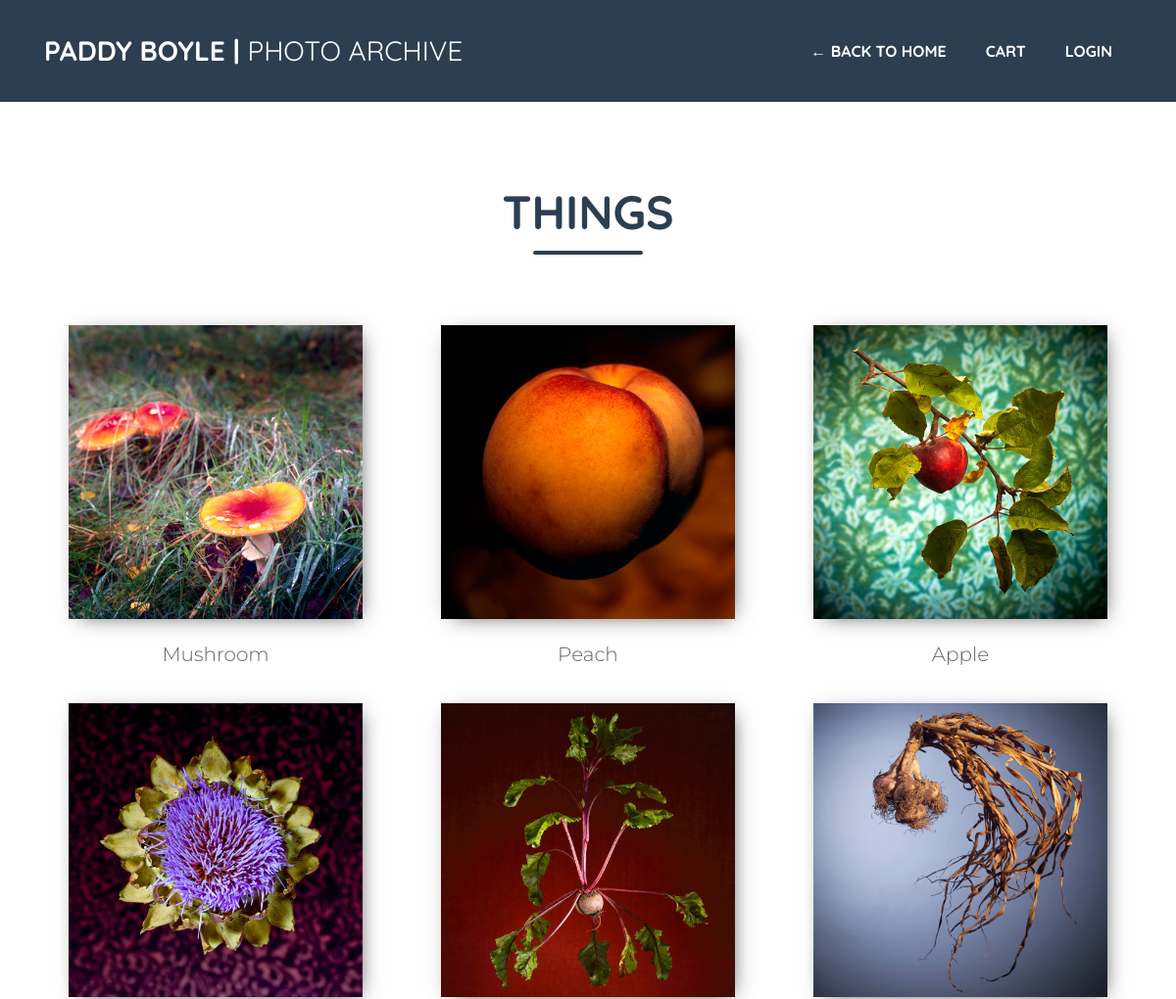
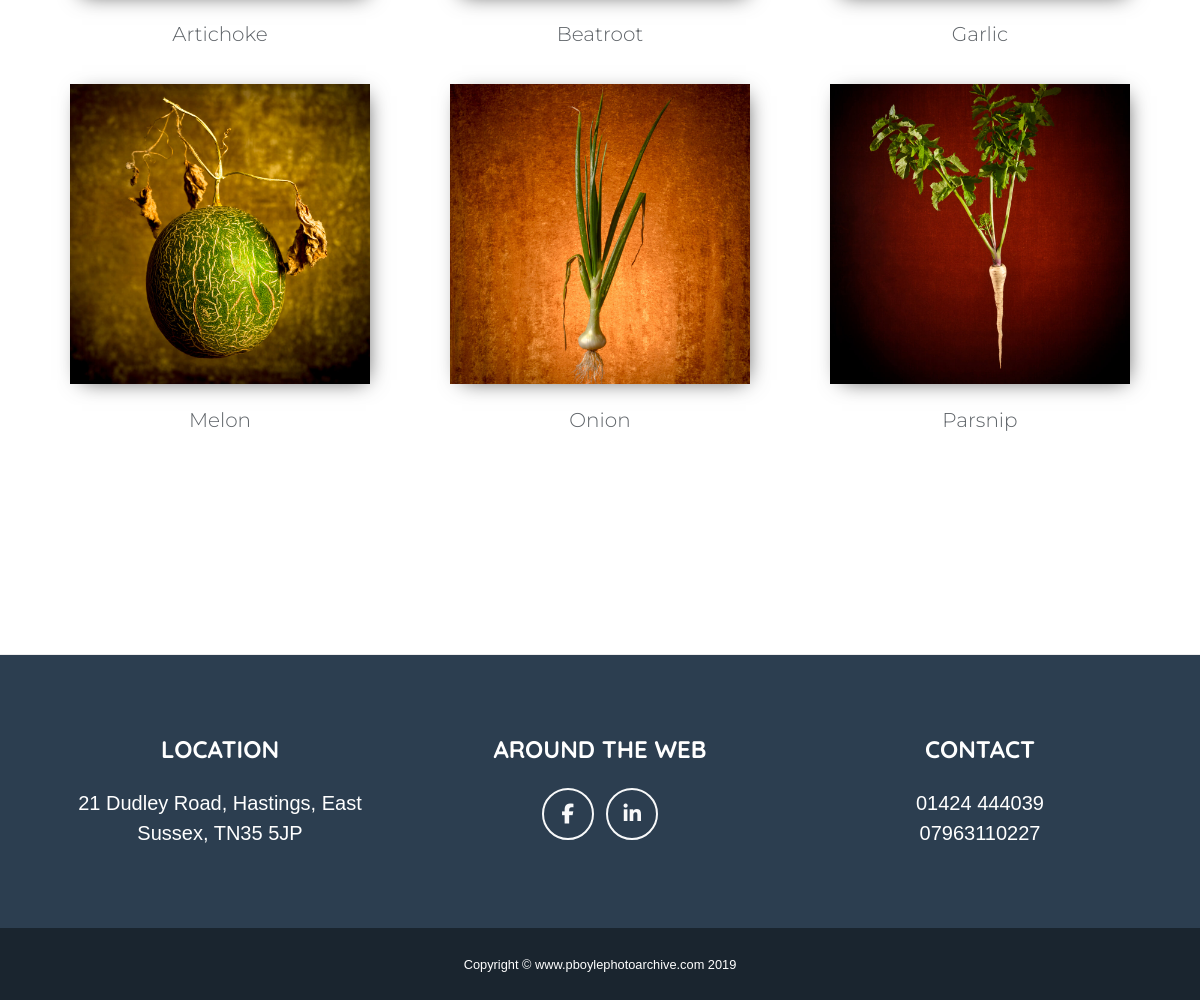
The app's page /category_003/ with its own data (2 pictures, top to bottom).
### category_003/models.py (models this page shows, shortened)
class Category_003(models.Model):
    name = models.CharField(max_length=254, default='')
    image = models.ImageField(upload_to='images')
    url = models.URLField(max_length=250)

### category_003/views.py (the view)
def all_images_003(request):
    images = Category_003.objects.all()
    return render(request, "app_001/catagory_003.html", {"category_003": images})

### cart/contexts.py (called while the page is built)
def cart_contents(request):
    cart = request.session.get('cart', {})
    cart_items = []
    total = 0
    product_count = 0
    for id, quantity in cart.items():
        product = get_object_or_404(Product, pk=id)
        total += quantity * product.price
        product_count += quantity
        cart_items.append({'id': id, 'quantity': quantity, 'product': product})
    return {'cart_items': cart_items, 'total': total, 'product_count': product_count}

### templates/app_001/catagory_003.html
{% extends 'app_001/base_003.html' %}
{% block body_block %}
    <section class="page-section about" id="architecture">
        <div class="container">
            <h2
                class="cat-heading page-section-heading text-center text-uppercase text-secondary mb-0">Things</h2>
            <div class="divider-custom">
                <div class="divider-custom-line"></div>
            </div><br><br>
            <div class="row">
                {% for images in category_003 %}
                    <figure class="col-xs-12 col-sm-12 col-md-6 col-lg-4 col-xl-4">
                        <div id="wrapper-002">
                            <a href="{{images.url}}">
                                <div
                                    class="product"
                                    style="background-image: url('{{ MEDIA_URL }}{{ images.image }}')"></div>
                            </a>
                            <br>
                            <h3 class="text-002 lead">{{images.name}}</h3>
                        </div>
                    </figure>
                {% endfor %}
            </div>
            <br><br>
        </div>
    </section>
{% endblock %}

### static/css/custom.css (style rules this page uses)
body { font-family: Arial; padding-top: 100px; }
.product { background-size: contain; background-position: center center; background-repeat: no-repeat; width: 300px; height: 300px; margin: 0 auto; -webkit-box-shadow: 4px 4px 21px -8px rgba(0,0,0,0.75); -moz-box-shadow: 4px 4px 21px -8px rgba(0,0,0,0.75); box-shadow: 4px 4px 21px -8px rgba(0,0,0,0.75); }

### records on screen
Category_003: image (picture), name "Mushroom"
Category_003: image (picture), name "Peach"
Category_003: image (picture), name "Apple"
Category_003: image (picture), name "Artichoke"
Category_003: image (picture), name "Beatroot"
Category_003: image (picture), name "Garlic"
Category_003: image (picture), name "Melon"
Category_003: image (picture), name "Onion"
Category_003: image (picture), name "Parsnip"
